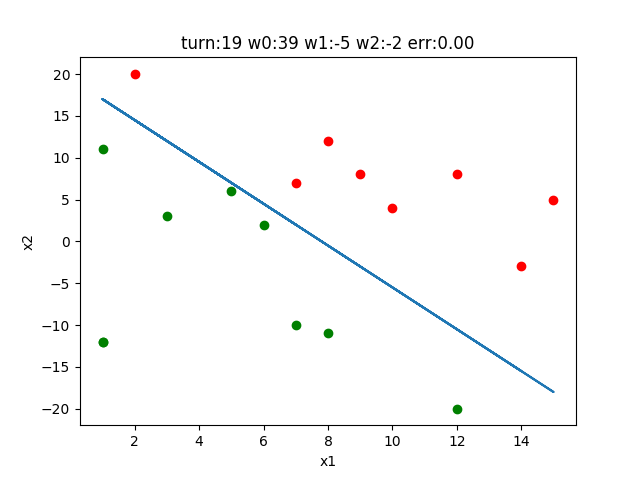

The script that drew this image:

#%%
import sys
import matplotlib.pyplot as plt

def updateWeights(x1,x2,y):
    global w0,w1,w2
    w0=w0+y
    w1=w1+y*x1
    w2=w2+y*x2

def isNum (temp):
    try:
        int(temp)
    except:
        return False
    return True

#MAIN

inpFile=sys.argv[1]
inpFile=open(inpFile,"r")
inp = inpFile.readlines()
inpFile.close()

outFile=sys.argv[2]
outFile=open(outFile,"w")

w0=0 # offset
w1=0 # x1 weight
w2=0 # x2 weight

errRate=1
turnNum=0

if len(inp):
    while (errRate>0.1):
        #init for plot
        trueSetX1=[]
        trueSetX2=[]
        falseSetX1=[]
        falseSetX2=[]
        #train      
        for x in range (0,len(inp)):
            line=inp[x]
            if len(line):
                line=line.split(",")
                if len(line)==3 and isNum(line[0]) and isNum(line[1]) and isNum(line[2]): 
                    x1=int(line[0])
                    x2=int(line[1])
                    y=int(line[2])
                    #get plot points
                    if y==1:
                        trueSetX1.append(x1)
                        trueSetX2.append(x2)
                    else:
                        falseSetX1.append(x1)
                        falseSetX2.append(x2)
                    #update weights if necessary
                    if (x1*w1+x2*w2+w0)*y<=0:
                        updateWeights(x1,x2,y)
                        outFile.write(str(w1)+","+str(w2)+","+str(w0)+"\n")

        #test
        errNum=0
        testNum=0
        if len(inp):
            for x in range (0,len(inp)):
                line=inp[x]
                if len(line):
                    line=line.split(",")
                    if len(line)==3 and isNum(line[0]) and isNum(line[1]) and isNum(line[2]): 
                        testNum+=1
                        x1=int(line[0])
                        x2=int(line[1])
                        y=int(line[2])
                        #check if err
                        if (x1*w1+x2*w2+w0)*y<=0:
                            errNum+=1
        #write results
        errRate=errNum/testNum
        turnNum+=1
        print("turn number: ",turnNum)
        print("w0: ",w0," w1: ",w1," w2: ",w2)
        print("err rate: ",errRate,"\n")

        #plot
        plt.plot(trueSetX1,trueSetX2,"go")
        plt.plot(falseSetX1,falseSetX2,"ro")
        plt.xlabel("x1")
        plt.ylabel("x2")
        title="turn:"+str(turnNum)+" w0:"+str(w0)+" w1:"+str(w1)+" w2:"+str(w2)+" err:"+str('{0:.2f}'.format(errRate))
        plt.title(title)
        totalBoundrySetX1=trueSetX1+falseSetX1
        totalBoundrySetX2=[]
        for x in range(0,len(totalBoundrySetX1)):
            totalBoundrySetX2.append((-w0-w1*totalBoundrySetX1[x])/w2)
        plt.plot(totalBoundrySetX1,totalBoundrySetX2)
        plt.show()

print("w0(offset)= ",w0," w1(weight of input1)= ",w1," w2(weight of input2)= ",w2,"\n")
outFile.close()
